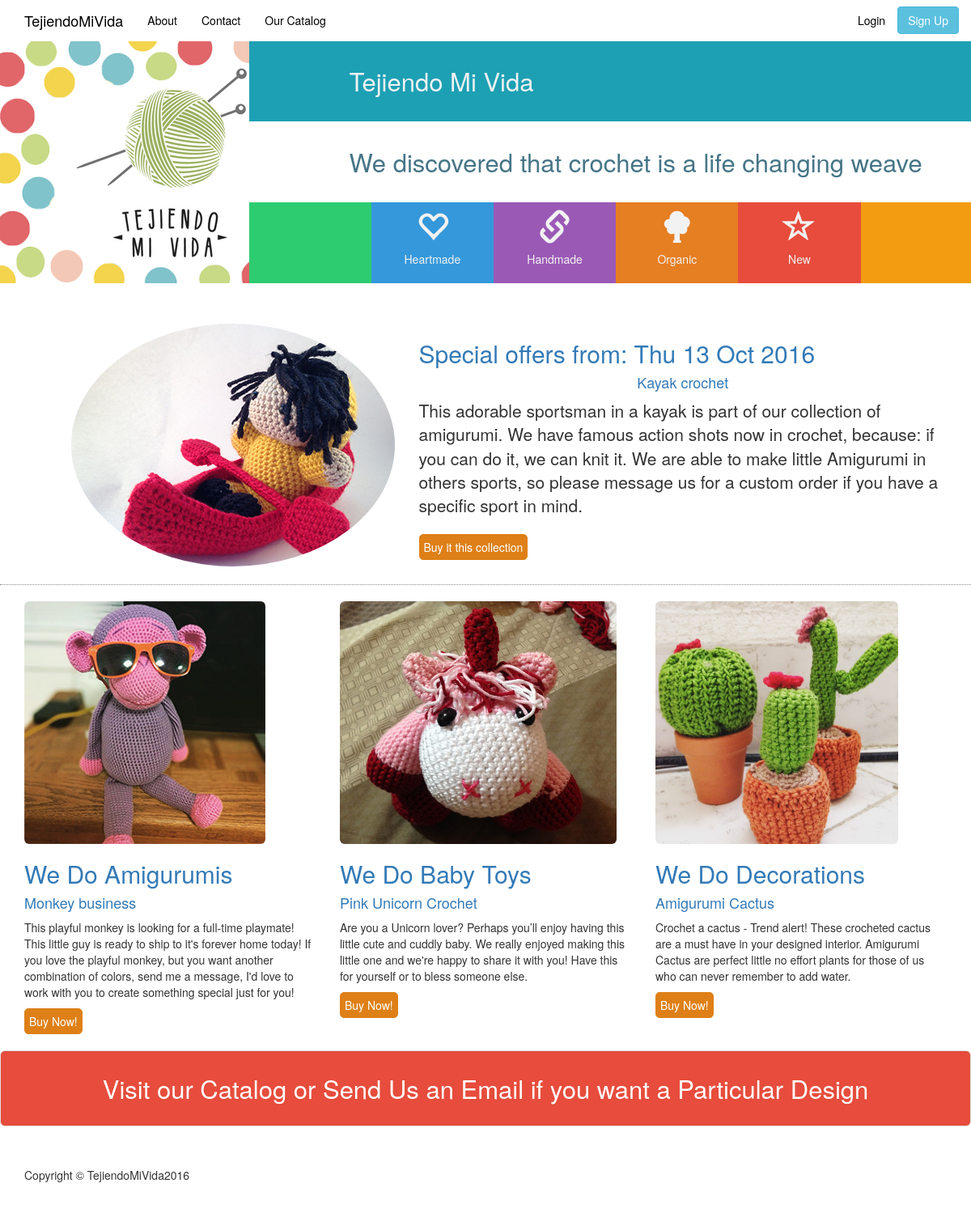
The page / on the database its author committed.
### collection/models.py (models this page shows, shortened)
class Products(models.Model):
    name = models.CharField(max_length=255)
    description = models.TextField()
    slug = models.SlugField(unique=True)
    price = models.DecimalField(max_digits=6, decimal_places=2)
    main_picture = models.ForeignKey('ProductPicture', blank=True, null=True)
    overview = models.TextField()

class ProductPicture(models.Model):
    image = models.ImageField(upload_to='images')
    product = models.ForeignKey('Products', related_name='pictures')

### collection/views.py (the view)
# urls.py: url(r'^$', 'collection.views.index', name='home'),
def index(request):
    special_order = Products.objects.get(name="Kayak crochet")
    amigurumis = Products.objects.get(name="Monkey business")
    baby_special = Products.objects.get(name="Pink Unicorn Crochet")
    decorations = Products.objects.get(name="Amigurumi Cactus")
    return render(request, 'index.html', {
        'now':datetime.now(),
        'special_order': special_order,
        'amigurumis':amigurumis,
        'baby_special':baby_special,
        'decorations':decorations,
    })

### collection/templates/index.html (shortened to what this page needs)
{% extends 'layouts/base.html' %}
{% load staticfiles %}
{% load humanize %}
{% block content %}
    <div class="container">
        <div class="row">
        <div class="col-md-5">
            <a href="{% url 'products_detail' slug=special_order.slug %}"><img class= "img-responsive img-circle pull-right" src="{{special_order.main_picture.image.url}}"></a>
        </div>
        <div class="col-md-7">
            <h2><a href="{% url 'products_detail' slug=special_order.slug %}">Special offers from: {{now|date:"D d M Y"}}</a></h2>
            <h4><a href="{% url 'products_detail' slug=special_order.slug %}">{{special_order.name}}</a></h4>
            <p class="lead">{{special_order.description}}</p>
            <p><a class="btn btn-primary btn-large" href="{% url 'products_detail' slug=special_order.slug %}">Buy it this collection</a></p>
        </div>
        </div>
    </div>
        <hr class="style4"/>
<div class="container">
    <div class="row">
        <div class="col-sm-4">
            <a href="{% url 'products_detail' slug=amigurumis.slug %}"><img class="img-rounded img-responsive img-center" src="{{amigurumis.main_picture.image.url}}" alt=""></a>
            <h2 class="index"><a href="{% url 'products_detail' slug=amigurumis.slug %}">We Do Amigurumis</h2></a>
            <h4 class="index"><a href="{% url 'products_detail' slug=amigurumis.slug %}">{{amigurumis.name}}</h4></a>
            <p>{{amigurumis.description}}</p>
            <p>
            <a href="{% url 'products_detail' slug=amigurumis.slug %}" class="btn btn-primary btn-large">Buy Now!</a>
            </p>
        </div>
        <div class="col-sm-4">
            <a href="{% url 'products_detail' slug=baby_special.slug %}"><img class="img-rounded img-responsive img-center" src="{{baby_special.main_picture.image.url}}" alt=""></a>
            <h2 class="index"><a href="{% url 'products_detail' slug=baby_special.slug %}">We Do Baby Toys</a></h2>
            <h4 class="index"><a href="{% url 'products_detail' slug=baby_special.slug %}">{{baby_special.name}}</a></h4>
            <p>{{baby_special.description}}</p>
            <p>
            <a href="{% url 'products_detail' slug=baby_special.slug %}" class="btn btn-primary btn-large">Buy Now!</a>
            </p>
        </div>
        <div class="col-sm-4">
            <a href="{% url 'products_detail' slug=decorations.slug %}"><img class="img-rounded img-responsive img-center" src="{{decorations.main_picture.image.url}}" alt=""></a>
            <h2 class="index"><a href="{% url 'products_detail' slug=decorations.slug %}">We Do Decorations</h2></a>
            <h4 class="index"><a href="{% url 'products_detail' slug=decorations.slug %}">{{decorations.name}}</a></h4>
            <p>{{decorations.description}}</p>
            <p>
            <a href="{% url 'products_detail' slug=decorations.slug %}" class="btn btn-primary btn-large">Buy Now!</a>
            </p>
        </div>
    </div>
</div>
        <div class="row">
            <div class="col-lg-12">
                <div class="well well-lg text-center">
                   <a href="{% url 'catalog' %}">Visit our Catalog or Send Us an Email if you want a Particular Design</a>
                </div>
            </div>
        </div>
{% endblock %}

### collection/static/css/style.css (style rules this page uses)
body { padding-top: 50px; background-color: #ffffff; }
hr.style4 { border-top: 1px dotted #8c8b8b; }
.well { background: #e74c3c; font-family: "Helvetica Neue",Helvetica,Arial,sans-serif; font-size: 31px; margin: 0; color: #f2f2f2; margin-top: 10px; }
.well>a, a:focus, a:hover { color: #ffffff; text-decoration: none; }
.btn-primary { border-color: #de8017; background-color: #de8017; border-radius: 5px; padding: 5px; cursor: pointer; color: white; }
h2.index { color: #467587; text-align: left; }
h4.index { color: #467587; text-align: left; }
h2 { color:#467587; }
h4 { text-align: center; color: #467587; }
.img-rounded { height: 300px!important; }

### rows shown on the page
Products: main_picture.image (picture), name "Kayak crochet", description "This adorable sportsman in a kayak is part of our collection of amigurumi. We have famous action shots now in crochet, because: if you can do it, we can knit it. We are able to make little Amigurumi in others sports, so please message us for a custom order if you have a specific sport in mind."
Products: main_picture.image (picture), name "Monkey business", description "This playful monkey is looking for a full-time playmate! This little guy is ready to ship to it's forever home today! If you love the playful monkey, but you want another combination of colors, send me a message, I'd love to work with you to create something special just for you!"
Products: main_picture.image (picture), name "Pink Unicorn Crochet", description "Are you a Unicorn lover? Perhaps you’ll enjoy having this little cute and cuddly baby. We really enjoyed making this little one and we're happy to share it with you! Have this for yourself or to bless someone else."
Products: main_picture.image (picture), name "Amigurumi Cactus", description "Crochet a cactus - Trend alert! These crocheted cactus are a must have in your designed interior. Amigurumi Cactus are perfect little no effort plants for those of us who can never remember to add water."
